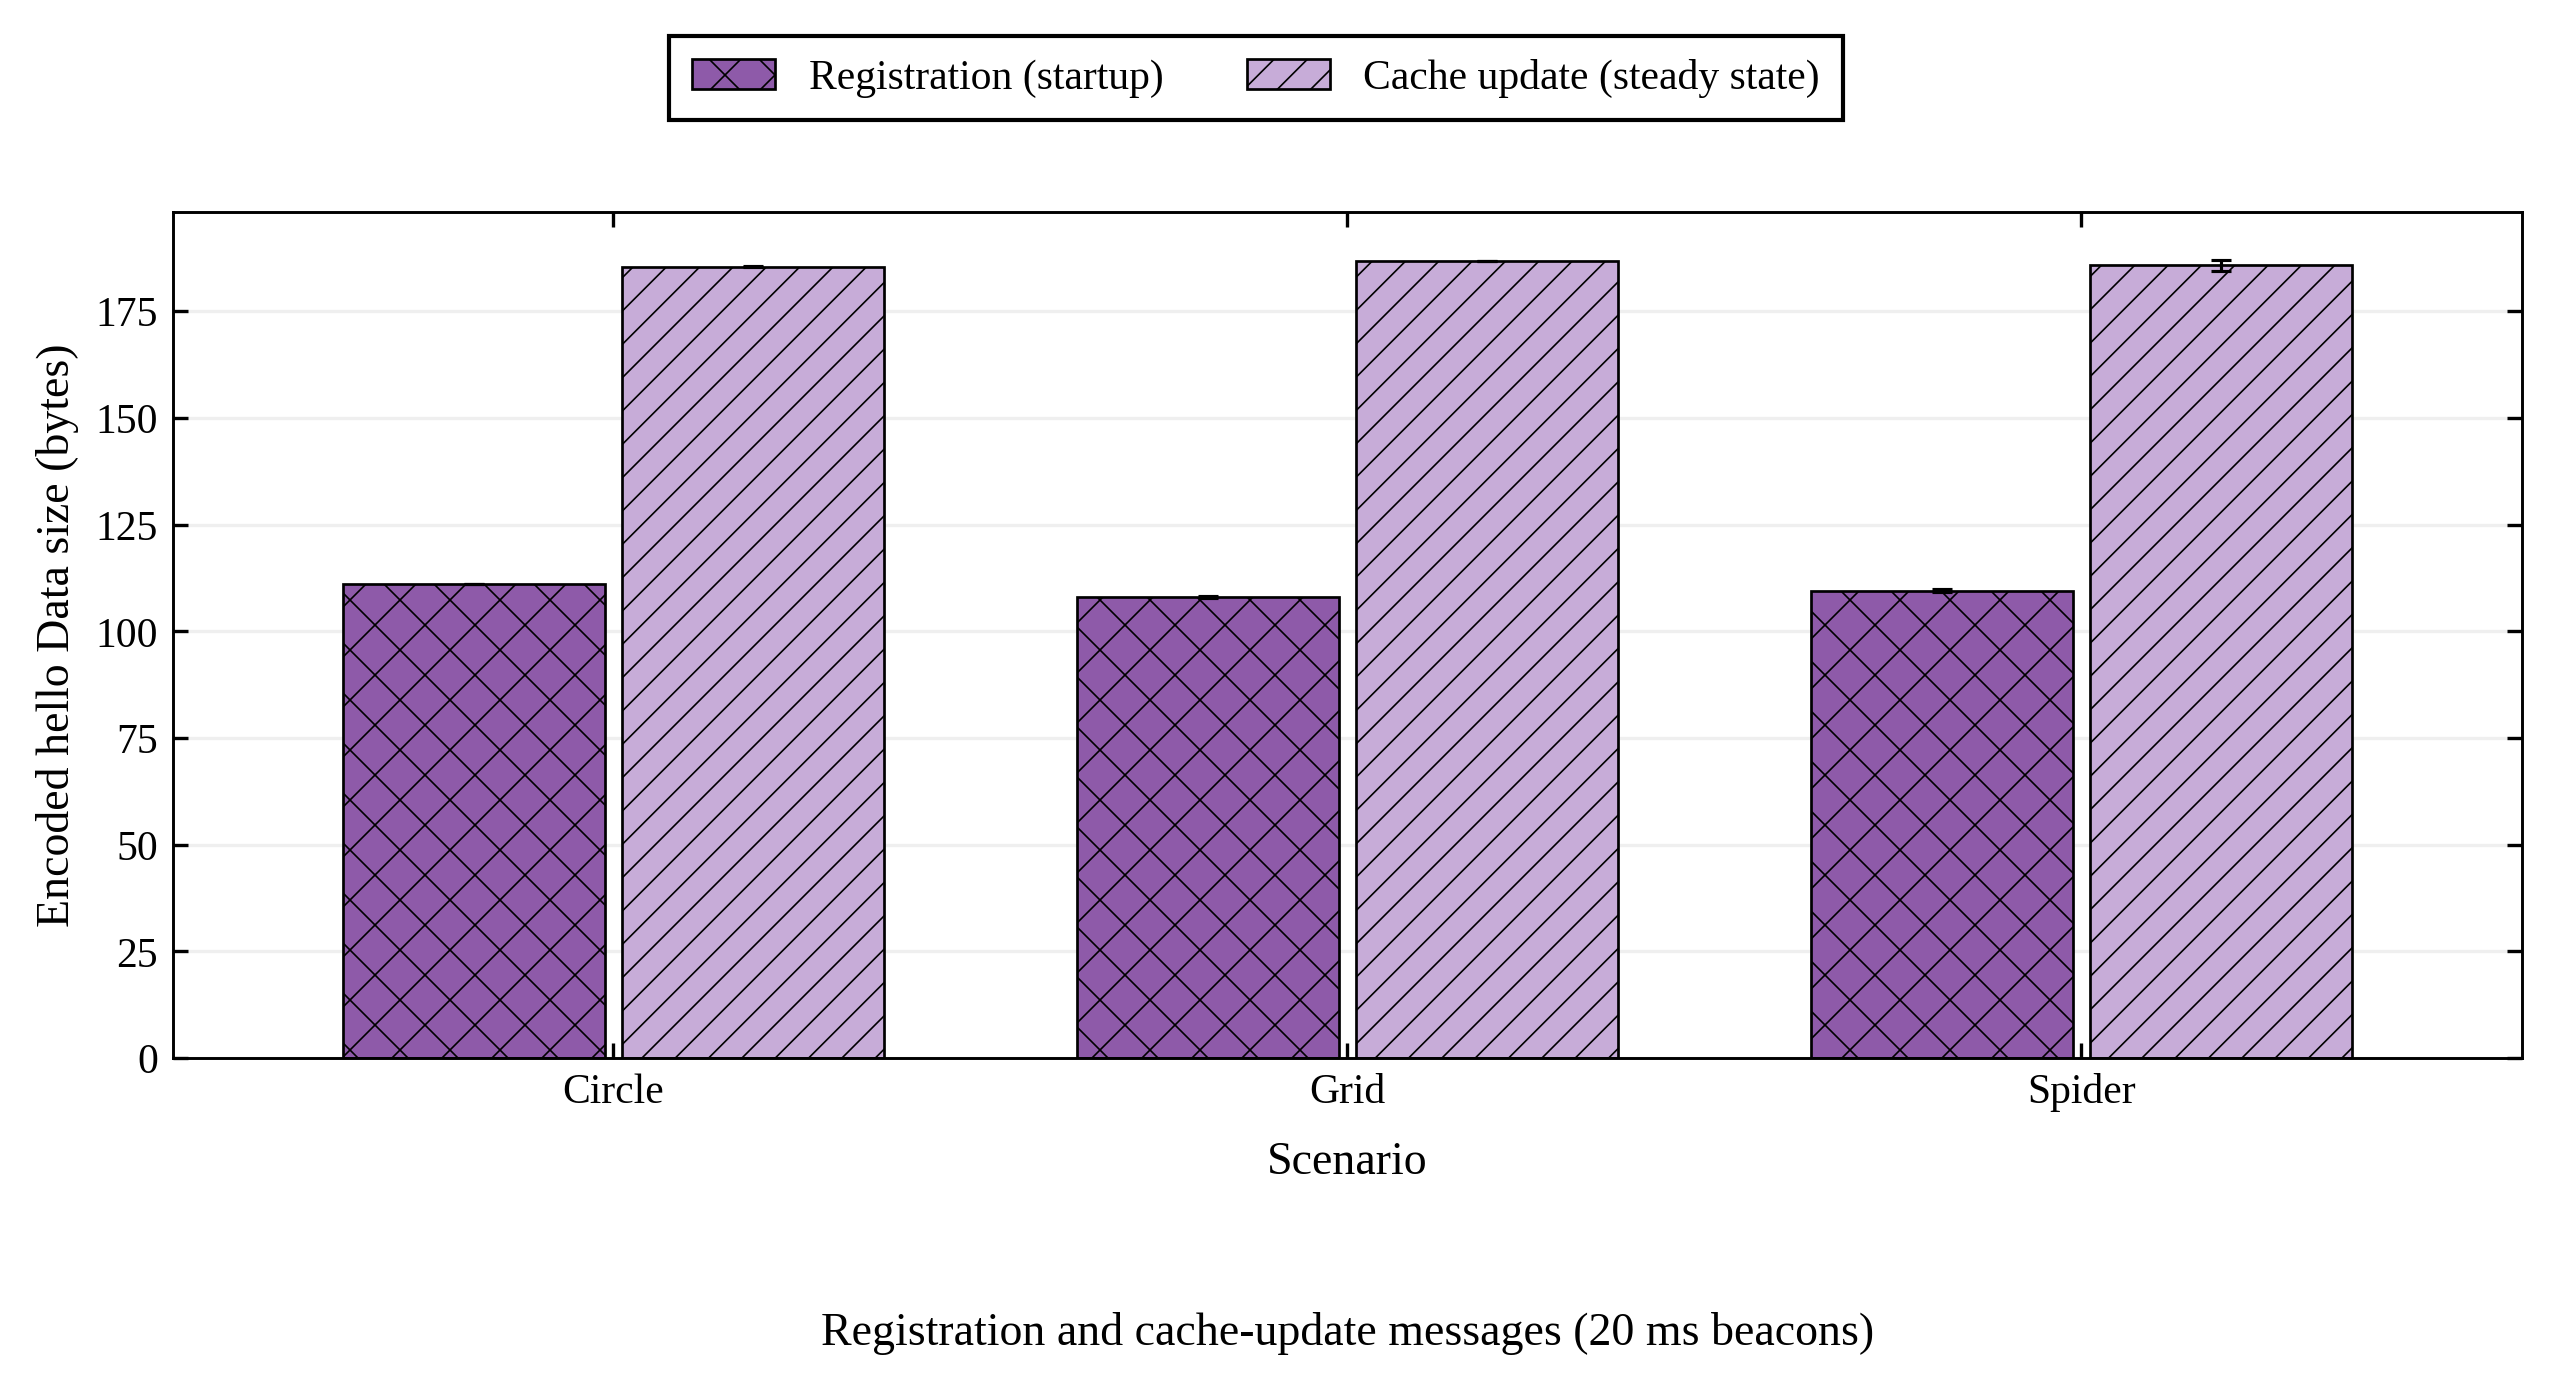

The Python source for this figure:
#!/usr/bin/env python3
# -*- coding: utf-8 -*-
"""独立重画本文件对应的图片；修改外观参数或 DATA 后直接运行。

所有绘图数据已内嵌，不读取实验目录、其他脚本或外部数表。
运行只覆盖本脚本同目录、同名的 PNG/SVG/PDF，不启动仿真或训练。
"""
from pathlib import Path
import matplotlib
matplotlib.use("Agg")
import matplotlib.pyplot as plt
import numpy as np

# 常用外观参数。图中文字保持英文。
FONT_FAMILY = "Liberation Serif"
FONT_SIZE = 11
DPI = 300
COLORS = ("#8E5AA9", "#C7ACD8")
HATCHES = ("xx", "///")
GROUP_WIDTH = 0.76
# None 自动保留均值及完整误差线；需要时可改为每个子图的 (下限, 上限)。
Y_LIMITS = None

FIGURE_ID = '03_注册与更新报文大小'
LAYOUT = (1, 1)
FIGSIZE = (8.7, 4.7)

# 来源仅供人工追溯；脚本不会访问这些路径。
PROVENANCE = {'source_table': 'data/experiments/paper-figures-followup-20261026/figures-paper-20261026/hello-size-points.csv',
 'source_sha256': '606d96a8cf19b1bf3ae9cc4a41babc2311794646c671f801a8c410b1e5d0ef42',
 'campaign': 'paper-figures-followup-20261026',
 'definition': 'Complete NDN-encoded hello Data before application put; not MAC or successful '
               'delivery bytes. 20 ms beacons, 10 vehicles. Startup registration [0,20) s; steady '
               'cache delta [20,140) s. Three per-run mean packet sizes, then equal-run mean and '
               'sample SD.',
 'error_bars': 'One sample standard deviation; complete runs/processes are the repeat unit.'}

# 可编辑数据区：estimate 为柱高，run_sd 为误差线。
DATA = {'panels': [{'scene': 'all',
             'metric': 'hello_wire_bytes',
             'xlabels': ['Circle', 'Grid', 'Spider'],
             'xlabel': 'Scenario',
             'ylabel': 'Encoded hello Data size (bytes)',
             'subtitle': 'Registration and cache-update messages (20 ms beacons)',
             'series': [{'label': 'Registration (startup)',
                         'field': 'registration',
                         'phase': 'startup',
                         'points': [{'estimate': 111.0, 'run_sd': 0.0, 'repetitions': 3},
                                    {'estimate': 108.06666666666666,
                                     'run_sd': 0.2309401076758536,
                                     'repetitions': 3},
                                    {'estimate': 109.57407407407408,
                                     'run_sd': 0.39414438247764094,
                                     'repetitions': 3}]},
                        {'label': 'Cache update (steady state)',
                         'field': 'delta',
                         'phase': 'measurement',
                         'points': [{'estimate': 185.46444650962033,
                                     'run_sd': 0.05135711077396312,
                                     'repetitions': 3},
                                    {'estimate': 186.79445364932502,
                                     'run_sd': 0.024305052523659477,
                                     'repetitions': 3},
                                    {'estimate': 185.74562068843807,
                                     'run_sd': 1.2503256110898147,
                                     'repetitions': 3}]}]}]}


def setup_style():
    plt.rcParams.update({
        "font.family": "serif", "font.serif": [FONT_FAMILY],
        "font.size": FONT_SIZE, "axes.labelsize": FONT_SIZE,
        "axes.linewidth": .7, "axes.grid": False,
        "xtick.labelsize": FONT_SIZE - 1, "ytick.labelsize": FONT_SIZE - 1,
        "xtick.direction": "in", "ytick.direction": "in",
        "xtick.top": True, "ytick.right": True,
        "legend.fontsize": FONT_SIZE - 1, "legend.frameon": True,
        "legend.fancybox": False, "legend.edgecolor": "black",
        "legend.framealpha": 1, "hatch.linewidth": .4,
        "pdf.fonttype": 42, "ps.fonttype": 42, "svg.fonttype": "path",
        "savefig.facecolor": "white"})


def draw():
    """返回完整Figure，便于检查/调样式；此函数不读写文件。"""
    setup_style()
    fig, axes = plt.subplots(*LAYOUT, figsize=FIGSIZE, squeeze=False)
    panels = DATA["panels"]
    for index, (ax, panel) in enumerate(zip(axes.flat, panels)):
        series = panel["series"]
        positions = np.arange(len(panel["xlabels"]))
        width = GROUP_WIDTH / len(series)
        for order, item in enumerate(series):
            points = item["points"]
            centers = [point["estimate"] for point in points]
            errors = [point["run_sd"] for point in points]
            x = positions + (order - (len(series) - 1) / 2) * width
            ax.bar(x, centers, width=width * .94, color=COLORS[order],
                   hatch=HATCHES[order], edgecolor="black", linewidth=.65,
                   label=item["label"], zorder=2)
            ax.errorbar(x, centers, yerr=errors, fmt="none", ecolor="black",
                        elinewidth=.75, capsize=2.5, capthick=.75, zorder=3)
        ax.set_xticks(positions)
        ax.set_xticklabels(panel["xlabels"])
        ax.set_xlim(-.6, len(positions) - .4)
        ax.set_xlabel(panel["xlabel"], labelpad=7)
        ax.set_ylabel(panel["ylabel"])
        ax.grid(axis="y", alpha=.2, zorder=0)
        if Y_LIMITS is not None:
            ax.set_ylim(*Y_LIMITS[index])
        else:
            # 同一行统一纵轴；上限覆盖所有均值+SD，并留6%空白。
            row_start = (index // LAYOUT[1]) * LAYOUT[1]
            row = panels[row_start:row_start + LAYOUT[1]]
            upper = max(point["estimate"] + point["run_sd"]
                        for other in row for item in other["series"]
                        for point in item["points"])
            if panel.get("percent"):
                upper = max(upper, 100.)
                ax.set_yticks(np.arange(0, 101, 20))
            ax.set_ylim(0, max(upper * 1.06, 1.))
        ax.text(.5, -.30 if LAYOUT[0] == 1 else -.31, panel["subtitle"],
                transform=ax.transAxes, ha="center", va="top", fontsize=FONT_SIZE)
    handles, labels = axes[0, 0].get_legend_handles_labels()
    fig.legend(handles, labels, loc="upper center", bbox_to_anchor=(.5, .99),
               ncol=2, borderpad=.55, columnspacing=2.)
    fig.subplots_adjust(left=.085 if LAYOUT[1] == 1 else .075,
                        right=.985, top=.85 if LAYOUT[0] == 1 else .90,
                        bottom=.25 if LAYOUT[0] == 1 else .15,
                        wspace=.29, hspace=.72)
    return fig


def main():
    fig = draw()
    output = Path(__file__).resolve().parent
    paths = []
    for extension in ("png", "svg", "pdf"):
        path = output / (FIGURE_ID + "." + extension)
        fig.savefig(str(path), dpi=DPI, bbox_inches="tight", pad_inches=.12)
        paths.append(path)
    plt.close(fig)
    return paths


if __name__ == "__main__":
    main()
